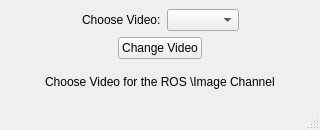
<?xml version="1.0" encoding="UTF-8"?>
<ui version="4.0">
 <class>MainWindow</class>
 <widget class="QMainWindow" name="MainWindow">
  <property name="geometry">
   <rect>
    <x>0</x>
    <y>0</y>
    <width>320</width>
    <height>130</height>
   </rect>
  </property>
  <property name="windowTitle">
   <string>Video Selection</string>
  </property>
  <widget class="QWidget" name="centralwidget">
   <layout class="QGridLayout" name="gridLayout_2">
    <item row="0" column="0">
     <layout class="QVBoxLayout" name="verticalLayout">
      <item>
       <layout class="QGridLayout" name="gridLayout">
        <item row="0" column="2">
         <widget class="QComboBox" name="video_combobox"/>
        </item>
        <item row="0" column="3">
         <spacer name="horizontalSpacer_2">
          <property name="orientation">
           <enum>Qt::Horizontal</enum>
          </property>
          <property name="sizeHint" stdset="0">
           <size>
            <width>40</width>
            <height>20</height>
           </size>
          </property>
         </spacer>
        </item>
        <item row="0" column="0">
         <spacer name="horizontalSpacer">
          <property name="orientation">
           <enum>Qt::Horizontal</enum>
          </property>
          <property name="sizeHint" stdset="0">
           <size>
            <width>40</width>
            <height>20</height>
           </size>
          </property>
         </spacer>
        </item>
        <item row="0" column="1">
         <widget class="QLabel" name="label">
          <property name="text">
           <string>Choose Video:</string>
          </property>
         </widget>
        </item>
       </layout>
      </item>
      <item>
       <layout class="QHBoxLayout" name="horizontalLayout_2">
        <item>
         <spacer name="horizontalSpacer_3">
          <property name="orientation">
           <enum>Qt::Horizontal</enum>
          </property>
          <property name="sizeHint" stdset="0">
           <size>
            <width>40</width>
            <height>20</height>
           </size>
          </property>
         </spacer>
        </item>
        <item>
         <widget class="QPushButton" name="change_video_button">
          <property name="text">
           <string>Change Video</string>
          </property>
         </widget>
        </item>
        <item>
         <spacer name="horizontalSpacer_4">
          <property name="orientation">
           <enum>Qt::Horizontal</enum>
          </property>
          <property name="sizeHint" stdset="0">
           <size>
            <width>40</width>
            <height>20</height>
           </size>
          </property>
         </spacer>
        </item>
       </layout>
      </item>
      <item>
       <layout class="QHBoxLayout" name="horizontalLayout_3">
        <item>
         <spacer name="horizontalSpacer_5">
          <property name="orientation">
           <enum>Qt::Horizontal</enum>
          </property>
          <property name="sizeHint" stdset="0">
           <size>
            <width>40</width>
            <height>20</height>
           </size>
          </property>
         </spacer>
        </item>
        <item>
         <widget class="QLabel" name="label_2">
          <property name="text">
           <string>Choose Video for the ROS \Image Channel</string>
          </property>
         </widget>
        </item>
        <item>
         <spacer name="horizontalSpacer_6">
          <property name="orientation">
           <enum>Qt::Horizontal</enum>
          </property>
          <property name="sizeHint" stdset="0">
           <size>
            <width>40</width>
            <height>20</height>
           </size>
          </property>
         </spacer>
        </item>
       </layout>
      </item>
     </layout>
    </item>
   </layout>
  </widget>
  <widget class="QMenuBar" name="menubar">
   <property name="geometry">
    <rect>
     <x>0</x>
     <y>0</y>
     <width>320</width>
     <height>22</height>
    </rect>
   </property>
  </widget>
  <widget class="QStatusBar" name="statusbar"/>
 </widget>
 <resources/>
 <connections/>
</ui>
